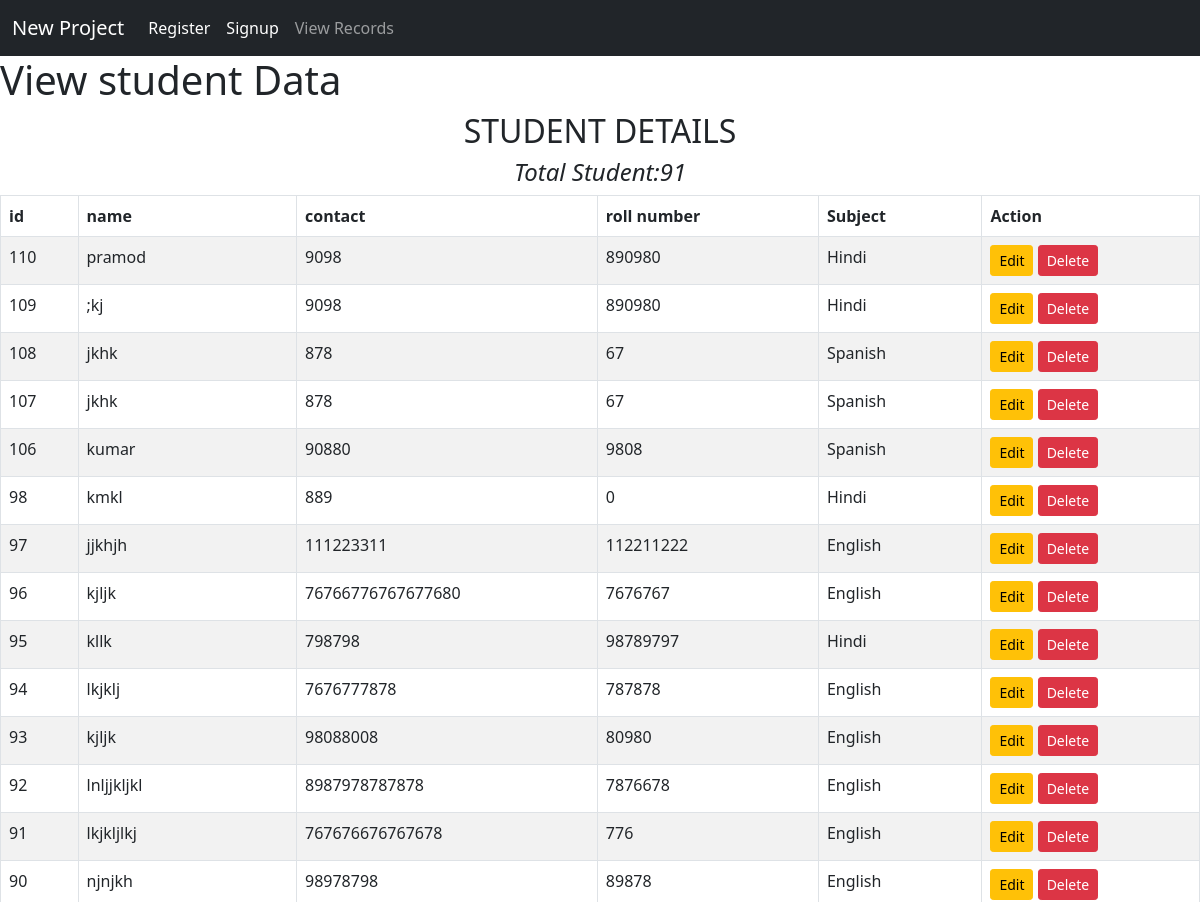
The app's page /viewdata/ (upper part), older data.
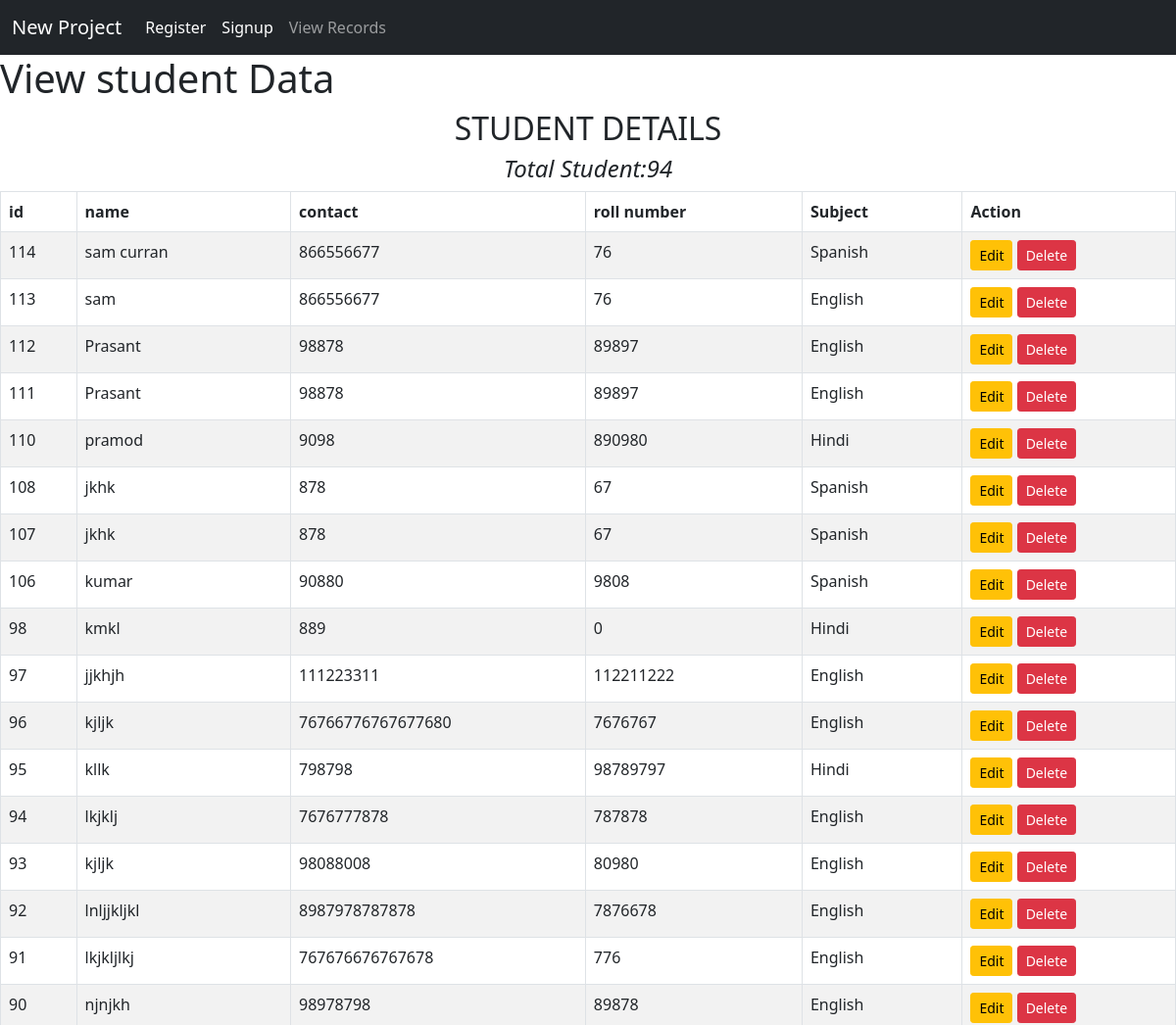
The same page, newer data.
### myapp/models.py (models this page shows, shortened)
class signup_user(models.Model):
    name = models.CharField(max_length=100,blank=True)
    contact_no = models.IntegerField(unique=False,blank=True,null=True)
    roll_no = models.IntegerField(unique=False,blank=True,null=True)
    subject = models.CharField(max_length=200,blank=True)
    added_on = models.DateTimeField(auto_now_add=True,null=True,blank=True)
    class Meta:
        verbose_name_plural = "Contact Us"

### myapp/views.py (the view)
# urls.py: path('viewdata/',views.viewdata,name="viewdata"),
def viewdata(request):
    all_data = signup_user.objects.all().order_by("-id")
    x=signup_user.objects.all().values('subject').annotate(total=Count('subject')).order_by('total')
    y={i.get('subject') : i.get("total")for i in x}
    subject=y.keys()
    count=y.values()
    print(subject,count)
    return render (request,"viewdata.html",{"messages": all_data,"subject":subject,"count":count})

### templates/viewdata.html (shortened to what this page needs)
{% extends 'base.html' %}
{% load static %}
{% block myblock %}
<h1>View student Data</h1>
<div class="row">
        <div class="col-md-12">
            <h2 class="text-center">STUDENT DETAILS</h2>
            <h4 class="text-center"><em>Total Student:{{messages|length}}</em></h4>
            <table class="table table-bordered table-striped table-hover">
                <thead class="thead-dark">
                    <tr>
                         <th>id</th>
                         <th>name</th>
                         <th>contact</th>
                         <th>roll number</th>
                         <th>Subject</th>
                        <th>Action</th>
                    </tr>
                </thead>
            <tbody>
                {% for msg in messages %}
                <tr>
                    <td>{{msg.id}}</td>
                    <td>{{msg.name}}</td>
                    <td>{{msg.contact_no}}</td>
                    <td>{{msg.roll_no}}</td>
                    <td>{{msg.subject}}</td>
                    <td>
                        <input type="button" data-sid = "{{msg.id}}"   class="btn btn-warning btn-sm btn-edit" value="Edit" data-bs-toggle="modal" data-bs-target="#mymodal">
                        <input type="button" data-sid = "{{msg.id}}" class="btn btn-danger btn-sm btn-del" value="Delete">
                    </td>
                </tr>
                {% endfor %}
            </tbody>
            </table>
    </div>
</div>
{% endblock %}

### templates/base.html (shortened to what this page needs)
<!DOCTYPE html>
{%load static%}
<html lang="en">
<head>
     <link rel="stylesheet" href="{% static 'bootstrap/css/bootstrap.min.css'%}">
</head>
<body>
<nav class="navbar navbar-expand-lg navbar-dark bg-dark">
  <div class="container-fluid">
    <a class="navbar-brand" href="#">New Project</a>
    <div class="collapse navbar-collapse" id="navbarSupportedContent">
      <ul class="navbar-nav me-auto mb-2 mb-lg-0">
        <li class="nav-item">
          <a class="nav-link active" aria-current="page" href="{% url 'index'%}">Register</a>
        </li>
         <li class="nav-item">
          <a class="nav-link active" aria-current="page" href="{% url 'signup'%}">Signup</a>
        </li>
        <li class="nav-item">
          <a class="nav-link" href="{% url 'viewdata'%}">View Records</a>
        </li>
      </ul>
    </div>
  </div>
</nav>
</body>
{% block myblock%}
{% endblock %}
</html>

Row changes from the older to the newer data that the page shows:
removed signup_user: id "109", name ";kj", contact_no "9098", roll_no "890980", subject "Hindi"
added signup_user: id "114", name "sam curran", contact_no "866556677", roll_no "76", subject "Spanish"
added signup_user: id "113", name "sam", contact_no "866556677", roll_no "76", subject "English"
added signup_user: id "112", name "Prasant", contact_no "98878", roll_no "89897", subject "English"
added signup_user: id "111", name "Prasant", contact_no "98878", roll_no "89897", subject "English"
Text that changed along with them:
{{ messages|length }}: "91" → "94"
